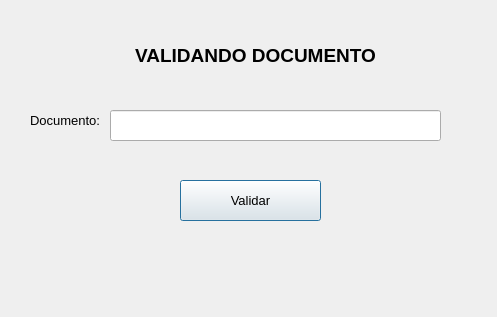
<?xml version="1.0" encoding="UTF-8"?>
<ui version="4.0">
 <class>Dialog</class>
 <widget class="QDialog" name="Dialog">
  <property name="geometry">
   <rect>
    <x>0</x>
    <y>0</y>
    <width>497</width>
    <height>317</height>
   </rect>
  </property>
  <property name="windowTitle">
   <string>Sistema de exámenes preoperatorios - Validar documento</string>
  </property>
  <widget class="QLabel" name="label">
   <property name="geometry">
    <rect>
     <x>90</x>
     <y>40</y>
     <width>331</width>
     <height>31</height>
    </rect>
   </property>
   <property name="font">
    <font>
     <family>Arial</family>
     <pointsize>14</pointsize>
     <weight>75</weight>
     <bold>true</bold>
    </font>
   </property>
   <property name="text">
    <string>VALIDANDO DOCUMENTO</string>
   </property>
   <property name="alignment">
    <set>Qt::AlignCenter</set>
   </property>
  </widget>
  <widget class="QLabel" name="label_3">
   <property name="geometry">
    <rect>
     <x>30</x>
     <y>110</y>
     <width>101</width>
     <height>21</height>
    </rect>
   </property>
   <property name="font">
    <font>
     <family>Arial</family>
     <pointsize>10</pointsize>
    </font>
   </property>
   <property name="text">
    <string>&lt;html&gt;&lt;head/&gt;&lt;body&gt;&lt;p&gt;&lt;span style=&quot; font-size:10pt;&quot;&gt;Documento:&lt;/span&gt;&lt;/p&gt;&lt;/body&gt;&lt;/html&gt;</string>
   </property>
  </widget>
  <widget class="QLineEdit" name="documento_text">
   <property name="geometry">
    <rect>
     <x>110</x>
     <y>110</y>
     <width>331</width>
     <height>31</height>
    </rect>
   </property>
   <property name="font">
    <font>
     <family>Arial</family>
     <pointsize>10</pointsize>
    </font>
   </property>
  </widget>
  <widget class="QPushButton" name="validar">
   <property name="geometry">
    <rect>
     <x>180</x>
     <y>180</y>
     <width>141</width>
     <height>41</height>
    </rect>
   </property>
   <property name="font">
    <font>
     <family>Arial</family>
     <pointsize>10</pointsize>
    </font>
   </property>
   <property name="text">
    <string>Validar</string>
   </property>
  </widget>
  <widget class="QLabel" name="confirmar">
   <property name="geometry">
    <rect>
     <x>60</x>
     <y>240</y>
     <width>391</width>
     <height>51</height>
    </rect>
   </property>
   <property name="text">
    <string/>
   </property>
   <property name="alignment">
    <set>Qt::AlignCenter</set>
   </property>
  </widget>
 </widget>
 <resources/>
 <connections/>
</ui>
